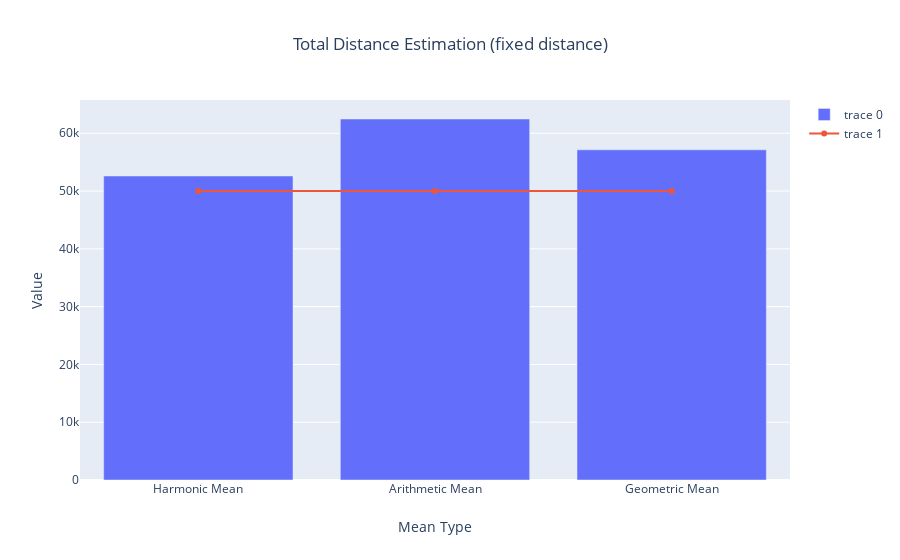

The cell this chart's notebook holds for it:
### Code cell
x_axis = ['Harmonic Mean','Arithmetic Mean','Geometric Mean']

layout = go.Layout(title={'text':'Total Distance Estimation (fixed distance)','x':0.5},xaxis_title='Mean Type', yaxis_title='Value')

iplot(go.Figure(data=[go.Bar(x=x_axis,y=[(harmonic_mean_v*t_i).sum(),(arithmetic_mean_v*t_i).sum() , (geometric_mean_v*t_i).sum()]),
                      go.Scatter(x=x_axis,y=[x_i.sum()]*3)],
               layout=layout))

### Figure 1 — Plotly figure (JSON) as saved in the notebook; plotly's stock layout.template omitted (floating-point values rounded to 4 significant figures)
{"data": [{"type": "bar", "x": ["Harmonic Mean", "Arithmetic Mean", "Geometric Mean"], "y": [52610.0, 62470.0, 57140.0]}, {"type": "scatter", "x": ["Harmonic Mean", "Arithmetic Mean", "Geometric Mean"], "y": [50000, 50000, 50000]}], "layout": {"autosize": true, "title": {"text": "Total Distance Estimation (fixed distance)", "x": 0.5}, "xaxis": {"autorange": true, "range": [-0.5, 2.5], "title": {"text": "Mean Type"}, "type": "category"}, "yaxis": {"autorange": true, "range": [0, 65760.0], "title": {"text": "Value"}, "type": "linear"}}}
